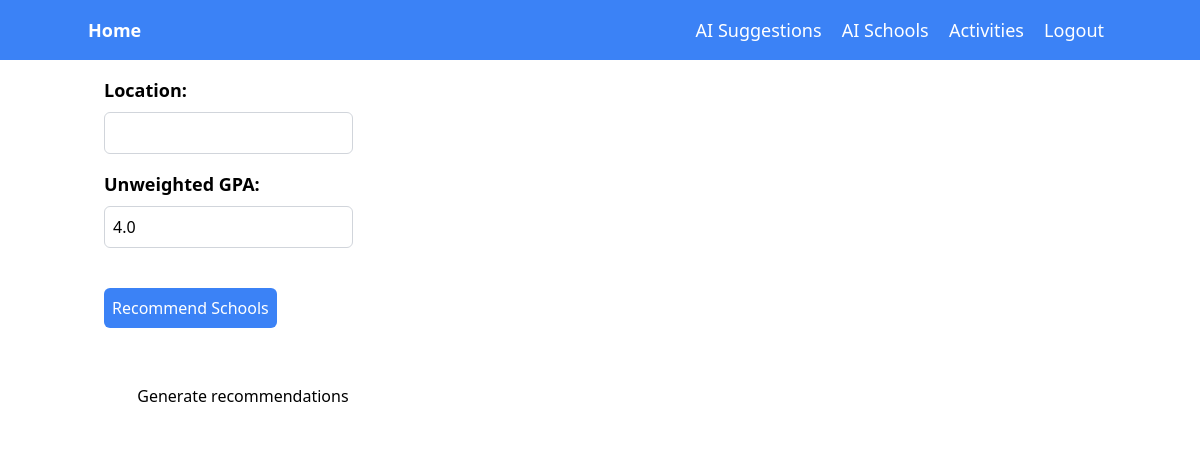
Page /recommend-schools (signed in) on the earlier database version.
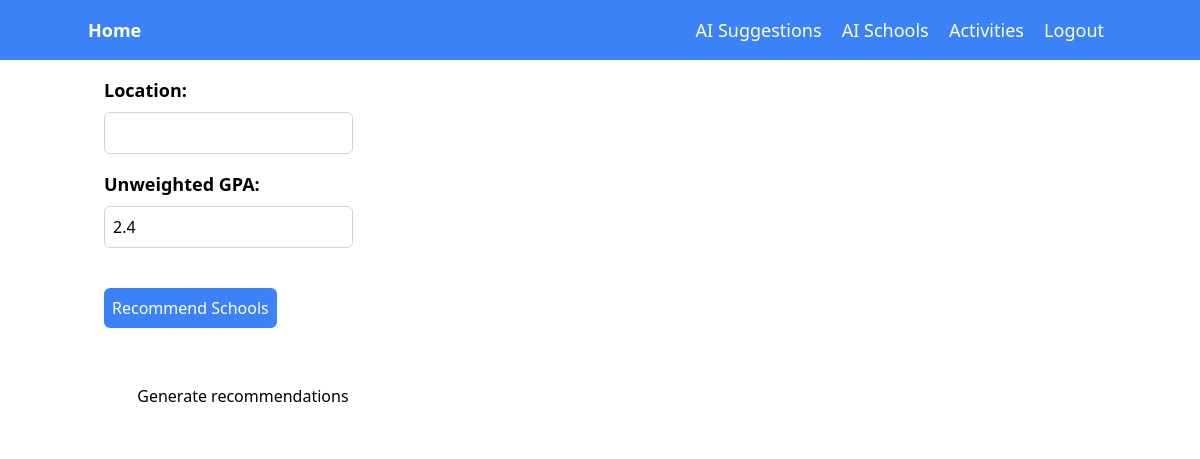
Same page on the later database version.
### tables this page shows
CREATE TABLE "users" (
	"name"	TEXT,
	"passw"	TEXT,
	"email"	TEXT
, "GPA"	TEXT);

### app.py (the view, shortened to what this page needs)
@app.route('/recommend-schools', methods=['POST', 'GET'])
def recommend_schools():
    try:
        username = session['UNAME']
    except:
        return redirect('/login')
    r = session.get('schools', 'Generate recommendations')
    gpa = c.execute(f"SELECT gpa FROM users WHERE name = '{username}'").fetchone()[0]
    vals = (gpa, session.get('location', ''))
    return render_template('sug2.html', r = r, vals=vals)

### templates/sug2.html (shortened to what this page needs)
<!DOCTYPE html>
<html lang="en">
<head>
    <link href="https://cdn.jsdelivr.net/npm/tailwindcss@2.2.16/dist/tailwind.min.css" rel="stylesheet">
</head>
<body>
    <nav class="bg-blue-500 p-4">
        <div class="container mx-auto">
            <div class="flex justify-between">
                <a href="/" class="text-white text-lg font-bold">Home</a>
                <div>
                    <a href="/recommend-activity" class="text-white text-lg mx-2">AI Suggestions</a>
                    <a href="/recommend-schools" class="text-white text-lg mx-2">AI Schools</a>
                    <a href="/activities" class="text-white text-lg mx-2">Activities</a>
                    <a href="/logout" class="text-white text-lg mx-2">Logout</a>
                </div>
            </div>
        </div>
    </nav>
    <form action="/recommend-schools" method="POST">
        <div class="container mx-auto p-4">
            <label for="location" class="block text-lg font-bold">Location:</label>
            <input type="text" id="location" name="location" value='{{ vals[1] }}' class="border border-gray-300 rounded-md p-2 mt-2" required>
            <label for="gpa" class="block text-lg font-bold mt-4">Unweighted GPA:</label>
            <input type="text" id="gpa" name="gpa" value='{{ vals[0] }}' class="border border-gray-300 rounded-md p-2 mt-2" required>
            <br><br>
            <input type="submit" style="cursor: pointer;" value="Recommend Schools" class="bg-blue-500 text-white p-2 rounded-md mt-4">
        </div>
    </form>
    <div class="container mx-auto p-4" style="white-space: pre-wrap;">
        {{ r }}
    </div>
</body>
</html>

Differences in the rows shown:
changed users: gpa "4.0" → "2.4"
